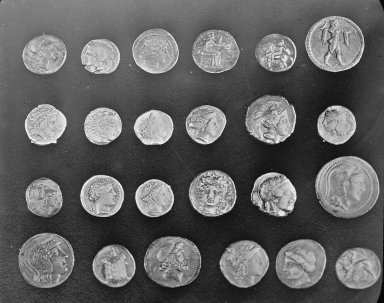
#> input picture skimage.data.coins(), 384 x 303 px
$ jupyter execute --allow-errors tugas.ipynb
#> lines starting #> are read from the running program, lines starting #| are printed output that depends on the picture; after the words box and inside, x2 and y2 are one past the last pixel; in counts of white or black regions, pixels touching at a corner belong together
<a href="https://colab.research.google.com/github/Atherizz/PCVK_2026/blob/main/week_7/tugas.ipynb" target="_parent"></a>
# TUGAS PRAKTIKUM MINGGU 7 - SEGMENTASI CITRA DENGAN THRESHOLDING
**Mata Kuliah:** Pengolahan Citra dan Visi Komputer (PCVK)
**Jurusan:** Teknologi Informasi - D4 Teknik Informatika

## Cell Identitas Mahasiswa

[cell 1]
NAMA = "Savero Athallah Hardiana Putra"
NIM  = "244107020116"
KELAS = "TI-3B"
MATA_KULIAH = "Pengolahan Citra dan Visi Komputer"

print("=" * 55)
print(f"Nama        : {NAMA}")
print(f"NIM         : {NIM}")
print(f"Kelas       : {KELAS}")
print(f"Mata Kuliah : {MATA_KULIAH}")
print("=" * 55)

## Persiapan: Setup Library & Environment

[cell 2]
import os
import sys
import cv2 as cv
import numpy as np
import matplotlib.pyplot as plt
from PIL import Image
import skimage
from skimage import data, io, segmentation
from sklearn.cluster import KMeans
from numpy.lib.stride_tricks import sliding_window_view

try:
    import pytesseract
    PYTESSERACT_AVAILABLE = True
except ImportError:
    PYTESSERACT_AVAILABLE = False

# Deteksi direktori gambar
if os.path.exists("week_7/images"):
    IMG_DIR = "week_7/images"
elif os.path.exists("images"):
    IMG_DIR = "images"
else:
    IMG_DIR = "/content/drive/MyDrive/PCVK/Images"

print(f"Direktori Citra Aktif : {IMG_DIR}")
print(f"Pytesseract Terpasang : {PYTESSERACT_AVAILABLE}")

# D1. TUGAS INDIVIDU
Berisi pengerjaan tugas nomor 1 sampai 7 secara komprehensif sesuai instruksi modul praktikum.

### 3. Global Thresholding Manual (NumPy)
**Instruksi:** Buat Global Threshold (BINARY, BINARY_INV, TRUNC, TOZERO, TOZERO_INV) dengan threshold = 200 secara manual tanpa menggunakan fungsi `cv.threshold()`.

| Jenis Global Threshold | Jika nilai piksel > thresh | Jika nilai piksel $\le$ thresh |
|---|---|---|
| **BINARY** | Menjadi nilai maksimal ($255$) | Menjadi $0$ |
| **BINARY_INV** | Menjadi $0$ | Menjadi nilai maksimal ($255$) |
| **TRUNC** | Menjadi $thresh$ ($200$) | Nilai asli tetap |
| **TOZERO** | Nilai asli tetap | Menjadi $0$ |
| **TOZERO_INV** | Menjadi $0$ | Nilai asli tetap |

[cell 3]
# Implementasi 5 Fungsi Global Thresholding Manual dengan NumPy
def manual_threshold_binary(src, thresh=200, maxval=255):
    dst = np.zeros_like(src)
    dst[src > thresh] = maxval
    return dst

def manual_threshold_binary_inv(src, thresh=200, maxval=255):
    dst = np.zeros_like(src)
    dst[src > thresh] = 0
    dst[src <= thresh] = maxval
    return dst

def manual_threshold_trunc(src, thresh=200):
    dst = src.copy()
    dst[src > thresh] = thresh
    return dst

def manual_threshold_tozero(src, thresh=200):
    dst = np.zeros_like(src)
    dst[src > thresh] = src[src > thresh]
    return dst

def manual_threshold_tozero_inv(src, thresh=200):
    dst = np.zeros_like(src)
    dst[src <= thresh] = src[src <= thresh]
    return dst

# Uji coba pada citra gradien
filename = os.path.join(IMG_DIR, "gradient.jpg")
img_grad = cv.imread(filename, cv.IMREAD_GRAYSCALE)
if img_grad is None:
    img_grad = np.tile(np.linspace(0, 255, 300, dtype=np.uint8), (150, 1))

thresh = 200
maxval = 255

th1 = manual_threshold_binary(img_grad, thresh, maxval)
th2 = manual_threshold_binary_inv(img_grad, thresh, maxval)
th3 = manual_threshold_trunc(img_grad, thresh)
th4 = manual_threshold_tozero(img_grad, thresh)
th5 = manual_threshold_tozero_inv(img_grad, thresh)

titles = ["Original Image", "BINARY", "BINARY_INV", "TRUNC", "TOZERO", "TOZERO_INV"]
images = [img_grad, th1, th2, th3, th4, th5]

plt.figure(figsize=(15, 6))
for i in range(len(images)):
    plt.subplot(2, 3, i + 1)
    plt.imshow(images[i], "gray", interpolation="nearest")
    plt.title(f"{titles[i]} (T={thresh})", fontsize=11, fontweight="bold")
    plt.xticks([]), plt.yticks([])
plt.suptitle("Hasil Global Thresholding Manual dengan Threshold = 200", fontsize=14, fontweight="bold", y=1.02)
plt.tight_layout()
plt.show()
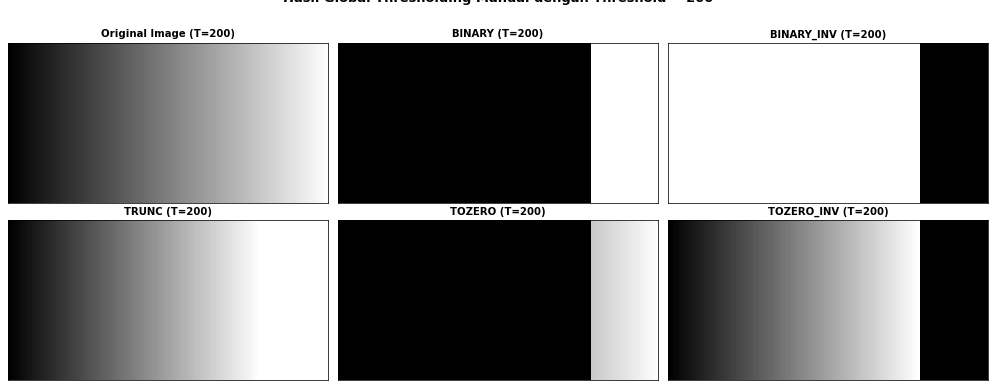
#> figure drawn by matplotlib, 6 panels

### 4. Adaptive Thresholding Manual pada Citra Sudoku
**Instruksi:** Buat program Adaptive Threshold: **Adaptive Mean** dan **Adaptive Gaussian** secara manual **tanpa menggunakan `cv.threshold()`, `cv.adaptiveThreshold()`, maupun fungsi filter siap pakai**.

**Ketentuan:**
- Citra: `sudoku-original.jpg`
- Global Threshold manual: $T = 127$
- Ukuran jendela lokal: $11 \times 11$
- Konstanta: $C = 2$
- Standar deviasi Gaussian: $\sigma = 2$

[cell 4]
# Implementasi Manual Global Thresholding
# [49 lines left out: functions manual_global_threshold, manual_adaptive_mean, create_gaussian_kernel_manual, manual_adaptive_gaussian, not called in this run]

# Pengujian pada Sudoku
filename = os.path.join(IMG_DIR, "sudoku-original.jpg")
sudoku_raw = cv.imread(filename)
#> (the rest of this cell did not finish here and is left out)

### 5. Otsu's Thresholding Manual & Analisis Citra Low Contrast
**Instruksi:**
A. Buat fungsi Otsu Thresholding secara manual tanpa menggunakan library. Tampilkan nilai threshold optimal yang terpilih. Uji coba pada `lena_gs_lc2.jpg` dan bandingkan dengan Global Thresholding 127.
B. Uji coba dengan citra KTP untuk membandingkan hasil Otsu dengan Global Threshold biasa.

[cell 5]
# No 5.A: Implementasi Algoritma Otsu Manual dengan Between-Class Variance
# [32 lines left out: function otsu_manual, not called in this run]

# Pengujian pada lena_gs_lc2.jpg
filename_lena = os.path.join(IMG_DIR, "lena_gs_lc2.jpg")
lena_raw = cv.imread(filename_lena, cv.IMREAD_GRAYSCALE)
#> (the rest of this cell did not finish here and is left out)

#### Jawaban Pertanyaan Analisis No 5.A:
1. **Mengapa hasil tampilan Binary Thresholding semua bernilai 0 (hitam semua)?**
   - **Alasan:** Citra `lena_gs_lc2.jpg` adalah citra berkontras sangat rendah (*low contrast*) dengan rentang intensitas piksel yang sangat sempit, yaitu hanya berkisar antara **85 hingga 108**.
   - Pada Binary Thresholding dengan ambang tetap $T = 127$, aturan biner menyatakan bahwa piksel hanya bernilai $255$ (putih) jika $src(x, y) > 127$. Karena nilai piksel maksimum citra ini hanya $108$ (seluruh piksel $< 127$), maka **tidak ada satu pun piksel yang memenuhi kondisi di atas ambang**, sehingga semua piksel dipetakan menjadi $0$ (hitam pekat).
2. **Berapa angka ambang batas (Thresh) supaya gambar Lena ini masih terlihat?**
   - Berdasarkan hasil perhitungan algoritma Otsu manual, nilai ambang batas optimal yang berhasil memisahkan dua puncak distribusi histogram adalah **$T = 92$** (atau rentang antara $90 - 95$). Pada nilai ambang batas ini, fitur wajah, topi, dan kontur citra Lena tersegmentasi dengan jelas.

#### 5.B Pengujian Otsu Manual vs Global Thresholding pada Citra KTP

[cell 6]
# No 5.B: Uji Coba pada Citra KTP
filename_ktp = os.path.join(IMG_DIR, "ktp_fulan.jpg")
ktp_color = cv.imread(filename_ktp)
#> (the rest of this cell did not finish here and is left out)

### 6. Segmentasi Berbasis Region pada `skimage.data.coins()`
**Instruksi:**
- **6.A**: Implementasikan Region Growing manual dengan 3 posisi seed (di dalam koin, di latar belakang, dan di tepi koin) dengan toleransi $T = 5, 20, 60$. Tampilkan grid $3 \times 3$.
- **6.B**: Gunakan fungsi `skimage.segmentation.flood()` sebagai perbandingan.

[cell 7]
# No 6.A: Implementasi Region Growing Manual (Queue-based)
coins = data.coins()
#> coins is the input picture: shape (303, 384); min 1, max 252, mean 96.9

def region_growing_manual(img, seed, tolerance):
    h, w = img.shape
    visited = np.zeros((h, w), dtype=bool)
    segmented = np.zeros((h, w), dtype=np.uint8)

    sy, sx = seed
    seed_val = float(img[sy, sx])

    queue = [(sy, sx)]
    visited[sy, sx] = True

    # 4-konektivitas spasial
    neighbors = [(-1, 0), (1, 0), (0, -1), (0, 1)]

    while queue:
        cy, cx = queue.pop(0)
        segmented[cy, cx] = 255

        for dy, dx in neighbors:
            ny, nx = cy + dy, cx + dx
            if 0 <= ny < h and 0 <= nx < w and not visited[ny, nx]:
                visited[ny, nx] = True
                if abs(float(img[ny, nx]) - seed_val) <= tolerance:
                    queue.append((ny, nx))

    return segmented

seeds = {
    "Di Dalam Koin": (100, 100),
    "Di Latar Belakang": (10, 10),
    "Di Tepi Koin": (100, 115)
}
tolerances = [5, 20, 60]

plt.figure(figsize=(12, 11))
idx = 1
for seed_name, seed_pos in seeds.items():
    for T in tolerances:
        seg = region_growing_manual(coins, seed_pos, T)
        total_px = np.sum(seg == 255)
        plt.subplot(3, 3, idx)
        plt.imshow(seg, cmap="gray")
        plt.plot(seed_pos[1], seed_pos[0], "ro", markersize=5)
        plt.title(f"{seed_name}\nT={T} (Piksel={total_px})", fontsize=10)
        plt.xticks([]), plt.yticks([])
        idx += 1
#> this loop made 3 passes
#> after the loop, idx = 10
plt.suptitle("6.A Grid Segmentasi Region Growing Manual (3 Seed x 3 Toleransi)", fontsize=13, fontweight="bold", y=1.02)
plt.tight_layout()
plt.show()
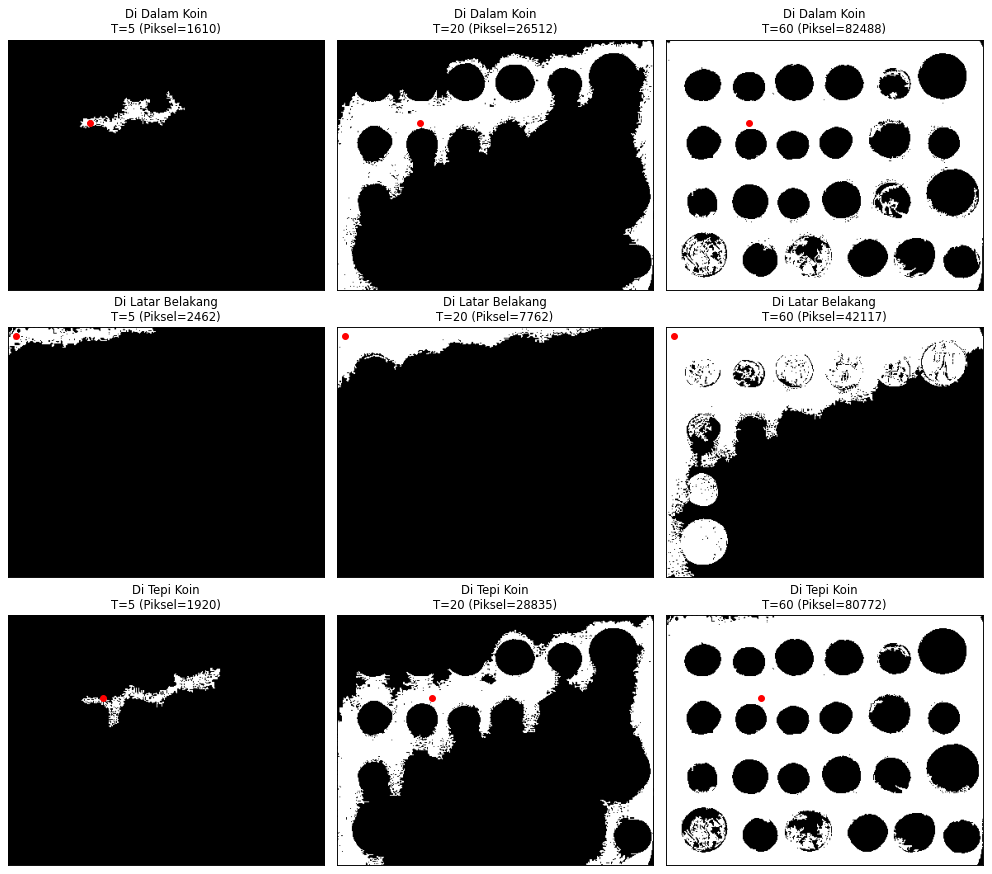
#> figure drawn by matplotlib, 9 panels

[cell 8]
# No 6.B: Menggunakan skimage.segmentation.flood()
plt.figure(figsize=(12, 4))
seed_coin = (100, 100)

for i, T in enumerate(tolerances):
    mask_flood = segmentation.flood(coins, seed_coin, tolerance=T)
    total_px = np.sum(mask_flood)
    plt.subplot(1, 3, i + 1)
    plt.imshow(mask_flood, cmap="gray")
    plt.plot(seed_coin[1], seed_coin[0], "ro", markersize=6)
    plt.title(f"skimage.flood: Seed={seed_coin}, Tol={T}\n(Piksel={total_px})", fontsize=10, fontweight="bold")
    plt.axis("off")
#> this loop made 3 passes
#> total_px on passes 1 to 3: 1750, 26867, 83534
#> pass 1, `mask_flood = segmentation.flood(coins, seed_coin, tolerance=T)`:
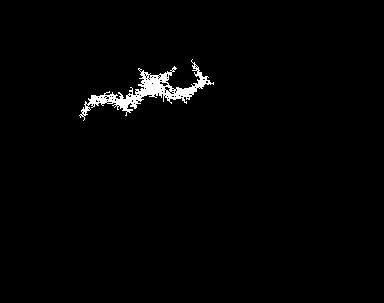
#> mask_flood: shape (303, 384) bool; 1.5% white; 1 white region, box (x1, y1, x2, y2) and area: (79, 59, 214, 121) 1750
#> pass 2, `mask_flood = segmentation.flood(coins, seed_coin, tolerance=T)`:
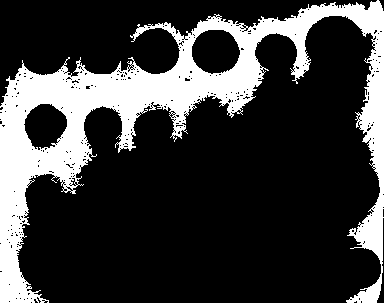
#> mask_flood: shape (303, 384) bool; 23.1% white; 1 white region, box (x1, y1, x2, y2) and area: (0, 0, 384, 303) 26867
#> pass 3, `mask_flood = segmentation.flood(coins, seed_coin, tolerance=T)`:
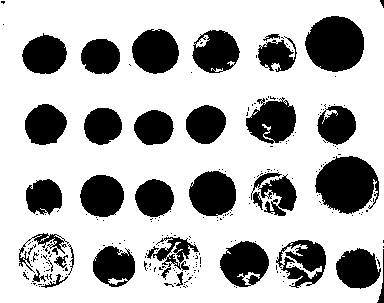
#> mask_flood: shape (303, 384) bool; 71.8% white; 256 black regions (223 under 20 px), largest, box (x1, y1, x2, y2) and area: (315, 156, 379, 214) 2702, (305, 16, 364, 72) 2569, (189, 171, 236, 216) 1672
plt.suptitle("6.B Hasil Segmentasi skimage.segmentation.flood()", fontsize=13, fontweight="bold")
plt.tight_layout()
plt.show()
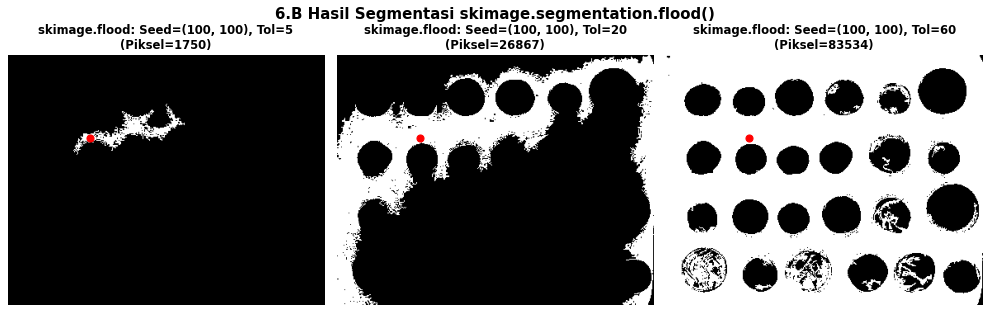
#> figure drawn by matplotlib, 3 panels
